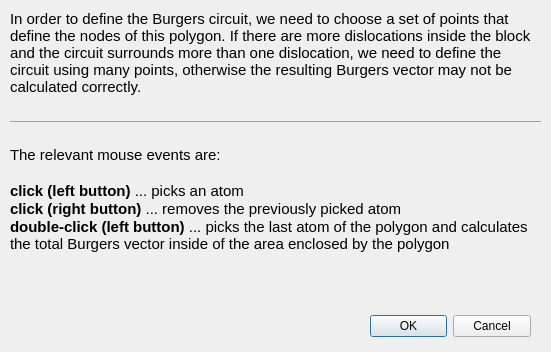
<?xml version="1.0" encoding="UTF-8"?>
<ui version="4.0">
 <class>DDefineBCircuit</class>
 <widget class="QDialog" name="DDefineBCircuit">
  <property name="geometry">
   <rect>
    <x>0</x>
    <y>0</y>
    <width>551</width>
    <height>352</height>
   </rect>
  </property>
  <property name="windowTitle">
   <string>Define the Burgers circuit</string>
  </property>
  <widget class="QDialogButtonBox" name="buttonBox">
   <property name="geometry">
    <rect>
     <x>370</x>
     <y>310</y>
     <width>161</width>
     <height>32</height>
    </rect>
   </property>
   <property name="layoutDirection">
    <enum>Qt::LeftToRight</enum>
   </property>
   <property name="autoFillBackground">
    <bool>false</bool>
   </property>
   <property name="orientation">
    <enum>Qt::Horizontal</enum>
   </property>
   <property name="standardButtons">
    <set>QDialogButtonBox::Cancel|QDialogButtonBox::Ok</set>
   </property>
   <property name="centerButtons">
    <bool>true</bool>
   </property>
  </widget>
  <widget class="QLabel" name="hint">
   <property name="geometry">
    <rect>
     <x>10</x>
     <y>10</y>
     <width>531</width>
     <height>271</height>
    </rect>
   </property>
   <property name="frameShape">
    <enum>QFrame::NoFrame</enum>
   </property>
   <property name="frameShadow">
    <enum>QFrame::Plain</enum>
   </property>
   <property name="text">
    <string>&lt;!DOCTYPE HTML PUBLIC &quot;-//W3C//DTD HTML 4.0//EN&quot; &quot;http://www.w3.org/TR/REC-html40/strict.dtd&quot;&gt;
&lt;html&gt;&lt;head&gt;&lt;meta name=&quot;qrichtext&quot; content=&quot;1&quot; /&gt;&lt;style type=&quot;text/css&quot;&gt;
p, li { white-space: pre-wrap; }
&lt;/style&gt;&lt;/head&gt;&lt;body style=&quot; font-family:'Ubuntu'; font-size:11pt; font-weight:400; font-style:normal;&quot;&gt;
&lt;p style=&quot; margin-top:0px; margin-bottom:0px; margin-left:0px; margin-right:0px; -qt-block-indent:0; text-indent:0px;&quot;&gt;In order to define the Burgers circuit, we need to choose a set of points that define the nodes of this polygon. If there are more dislocations inside the block and the circuit surrounds more than one dislocation, we need to define the circuit using many points, otherwise the resulting Burgers vector may not be calculated correctly.&lt;/p&gt;
&lt;p style=&quot;-qt-paragraph-type:empty; margin-top:0px; margin-bottom:0px; margin-left:0px; margin-right:0px; -qt-block-indent:0; text-indent:0px;&quot;&gt;&lt;br /&gt;&lt;/p&gt;
&lt;hr /&gt;
&lt;p style=&quot;-qt-paragraph-type:empty; margin-top:0px; margin-bottom:0px; margin-left:0px; margin-right:0px; -qt-block-indent:0; text-indent:0px;&quot;&gt;&lt;br /&gt;&lt;/p&gt;
&lt;p style=&quot; margin-top:0px; margin-bottom:0px; margin-left:0px; margin-right:0px; -qt-block-indent:0; text-indent:0px;&quot;&gt;The relevant mouse events are:&lt;/p&gt;
&lt;p style=&quot;-qt-paragraph-type:empty; margin-top:0px; margin-bottom:0px; margin-left:0px; margin-right:0px; -qt-block-indent:0; text-indent:0px; color:#ff5500;&quot;&gt;&lt;br /&gt;&lt;/p&gt;
&lt;p style=&quot; margin-top:0px; margin-bottom:0px; margin-left:0px; margin-right:0px; -qt-block-indent:0; text-indent:0px;&quot;&gt;&lt;span style=&quot; font-weight:600;&quot;&gt;click (left button)&lt;/span&gt; ... picks an atom&lt;/p&gt;
&lt;p style=&quot; margin-top:0px; margin-bottom:0px; margin-left:0px; margin-right:0px; -qt-block-indent:0; text-indent:0px;&quot;&gt;&lt;span style=&quot; font-weight:600;&quot;&gt;click (right button)&lt;/span&gt; ... removes the previously picked atom&lt;/p&gt;
&lt;p style=&quot; margin-top:0px; margin-bottom:0px; margin-left:0px; margin-right:0px; -qt-block-indent:0; text-indent:0px;&quot;&gt;&lt;span style=&quot; font-weight:600;&quot;&gt;double-click (left button)&lt;/span&gt; ... picks the last atom of the polygon and calculates the total Burgers vector inside of the area enclosed by the polygon&lt;/p&gt;&lt;/body&gt;&lt;/html&gt;</string>
   </property>
   <property name="textFormat">
    <enum>Qt::RichText</enum>
   </property>
   <property name="alignment">
    <set>Qt::AlignLeading|Qt::AlignLeft|Qt::AlignTop</set>
   </property>
   <property name="wordWrap">
    <bool>true</bool>
   </property>
   <property name="margin">
    <number>5</number>
   </property>
  </widget>
 </widget>
 <resources/>
 <connections>
  <connection>
   <sender>buttonBox</sender>
   <signal>accepted()</signal>
   <receiver>DDefineBCircuit</receiver>
   <slot>accept()</slot>
   <hints>
    <hint type="sourcelabel">
     <x>248</x>
     <y>254</y>
    </hint>
    <hint type="destinationlabel">
     <x>157</x>
     <y>274</y>
    </hint>
   </hints>
  </connection>
  <connection>
   <sender>buttonBox</sender>
   <signal>rejected()</signal>
   <receiver>DDefineBCircuit</receiver>
   <slot>reject()</slot>
   <hints>
    <hint type="sourcelabel">
     <x>316</x>
     <y>260</y>
    </hint>
    <hint type="destinationlabel">
     <x>286</x>
     <y>274</y>
    </hint>
   </hints>
  </connection>
 </connections>
</ui>
